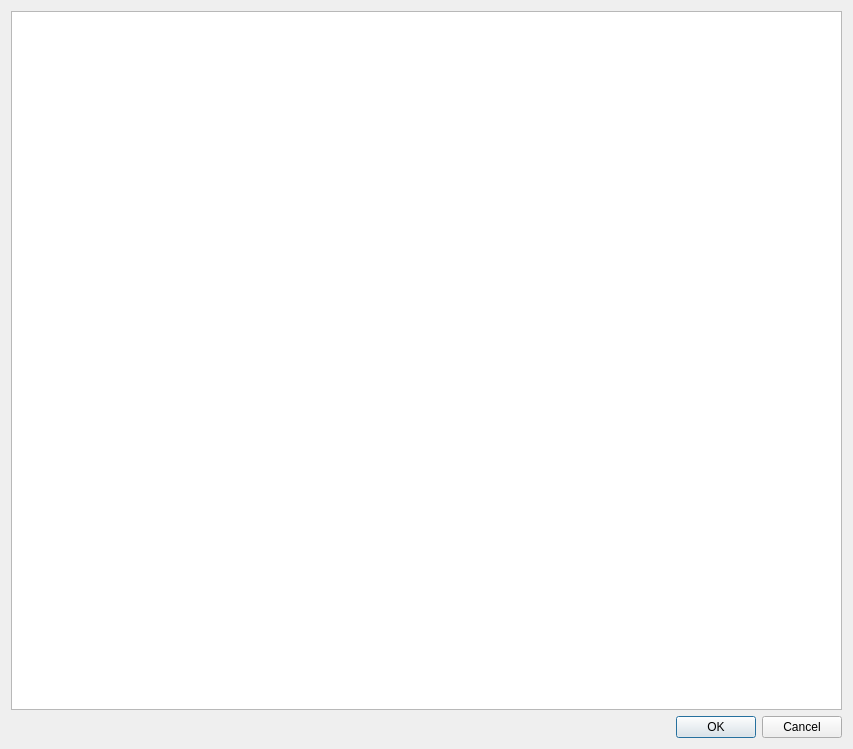
<?xml version="1.0" encoding="UTF-8"?>
<ui version="4.0">
 <class>Form</class>
 <widget class="QWidget" name="Form">
  <property name="geometry">
   <rect>
    <x>0</x>
    <y>0</y>
    <width>853</width>
    <height>749</height>
   </rect>
  </property>
  <property name="windowTitle">
   <string>Form</string>
  </property>
  <layout class="QVBoxLayout" name="verticalLayout">
   <item>
    <widget class="QTableWidget" name="tableWidget"/>
   </item>
   <item>
    <widget class="QDialogButtonBox" name="buttonBox">
     <property name="standardButtons">
      <set>QDialogButtonBox::Cancel|QDialogButtonBox::Ok</set>
     </property>
    </widget>
   </item>
  </layout>
 </widget>
 <resources/>
 <connections/>
</ui>
